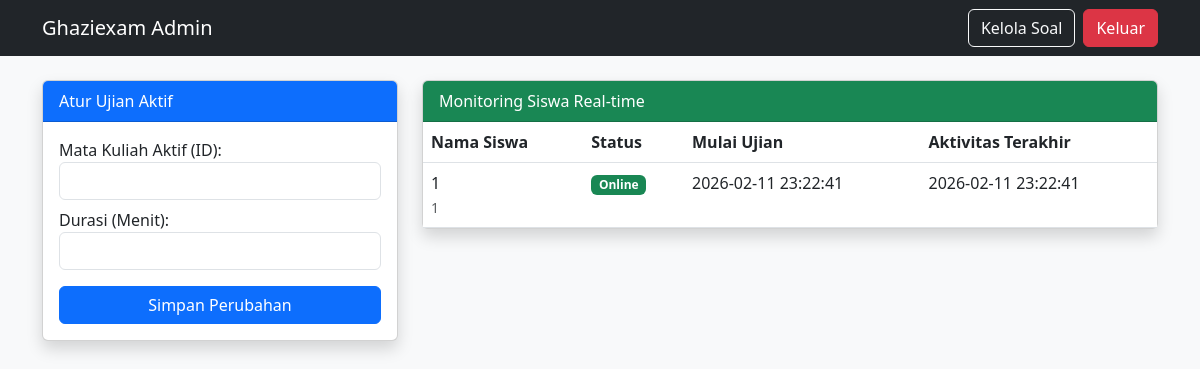
Screenshot of /dosen.php with the database file from the repository.
### tables this page shows
CREATE TABLE IF NOT EXISTS `siswa` (
`id` int(11) NOT NULL,
  `nim` varchar(20) NOT NULL,
  `password` varchar(255) NOT NULL,
  `nama_lengkap` varchar(100) NOT NULL,
  `kelas` varchar(50) NOT NULL,
  `waktu_mulai_ujian` datetime DEFAULT NULL,
  `is_online` tinyint(1) DEFAULT '0',
  `last_ip` varchar(45) DEFAULT NULL,
  `created_at` timestamp NULL DEFAULT CURRENT_TIMESTAMP,
  `last_ping` timestamp NULL DEFAULT CURRENT_TIMESTAMP ON UPDATE CURRENT_TIMESTAMP
);

### dosen.php (the view, shortened to what this page needs)
<?php
include 'koneksi.php';
$query_monitor = mysqli_query($conn, "SELECT nama_lengkap, kelas, is_online, last_ping, waktu_mulai_ujian
                                     FROM siswa WHERE waktu_mulai_ujian IS NOT NULL
                                     ORDER BY last_ping DESC");
?>
<!DOCTYPE html>
<html>
<head>
    <link rel="stylesheet" href="https://cdn.jsdelivr.net/npm/bootstrap@5.3.0/dist/css/bootstrap.min.css">
</head>
<body class="bg-light">
<nav class="navbar navbar-dark bg-dark mb-4">
    <div class="container">
        <a class="navbar-brand" href="#">Ghaziexam Admin</a>
        <div class="d-flex">
            <a href="kelola_soal.php" class="btn btn-outline-light me-2">Kelola Soal</a>
            <a href="logout.php" class="btn btn-danger">Keluar</a>
        </div>
    </div>
</nav>
<div class="container">
    <div class="row">
        <div class="col-md-4 mb-4">
            <div class="card shadow">
                <div class="card-header bg-primary text-white">Atur Ujian Aktif</div>
                <div class="card-body">
                    <form action="update_pengaturan.php" method="POST">
                        <label>Mata Kuliah Aktif (ID):</label>
                        <input type="number" name="mk_id" class="form-control mb-2" required>
                        <label>Durasi (Menit):</label>
                        <input type="number" name="durasi" class="form-control mb-3" required>
                        <button class="btn btn-primary w-100">Simpan Perubahan</button>
                    </form>
                </div>
            </div>
        </div>
        <div class="col-md-8">
            <div class="card shadow">
                <div class="card-header bg-success text-white">Monitoring Siswa Real-time</div>
                <div class="table-responsive">
                    <table class="table table-hover mb-0">
                        <thead>
                            <tr>
                                <th>Nama Siswa</th>
                                <th>Status</th>
                                <th>Mulai Ujian</th>
                                <th>Aktivitas Terakhir</th>
                            </tr>
                        </thead>
                        <tbody>
                            <?php while($s = mysqli_fetch_assoc($query_monitor)): ?>
                            <tr>
                                <td><?= $s['nama_lengkap'] ?> <br><small class="text-muted"><?= $s['kelas'] ?></small></td>
                                <td>
                                    <span class="badge <?= $s['is_online'] ? 'bg-success' : 'bg-secondary' ?>">
                                        <?= $s['is_online'] ? 'Online' : 'Offline' ?>
                                    </span>
                                </td>
                                <td><?= $s['waktu_mulai_ujian'] ?></td>
                                <td><?= $s['last_ping'] ?></td>
                            </tr>
                            <?php endwhile; ?>
                        </tbody>
                    </table>
                </div>
            </div>
        </div>
    </div>
</div>
</body>
</html>

### rows the page displays
siswa: nama_lengkap "1", kelas "1", is_online "Online", waktu_mulai_ujian "2026-02-11 23:22:41", last_ping "2026-02-11 23:22:41"
